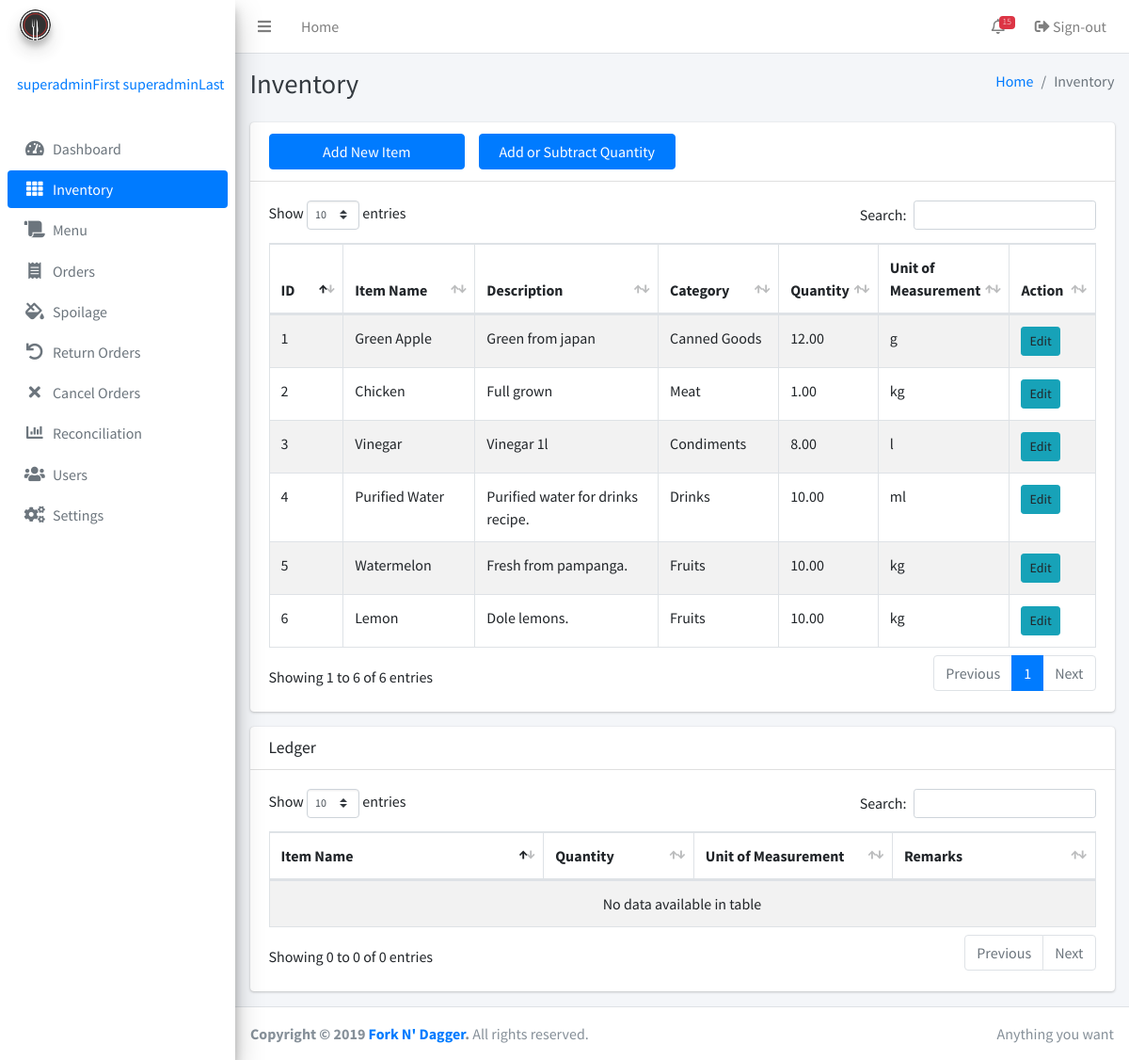
The page /inventory.php (signed in) on the database as committed earlier.
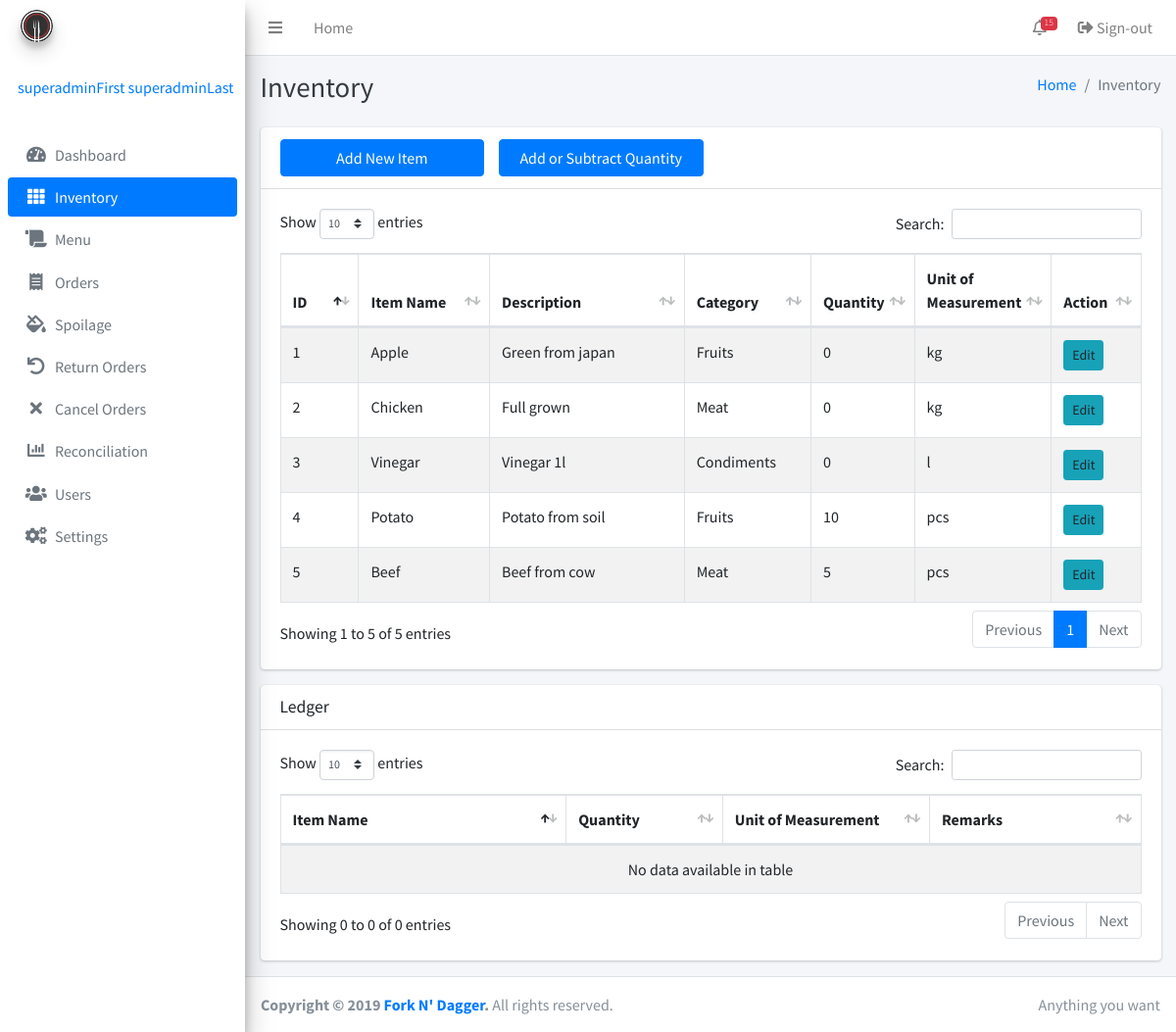
The same page on the database as committed later.
### tables this page shows
CREATE TABLE IF NOT EXISTS `inventory` (
  `id` bigint(255) NOT NULL AUTO_INCREMENT,
  `itemname` varchar(255) NOT NULL,
  `description` varchar(255) NOT NULL,
  `quantity` int(255) NOT NULL,
  `categoryID` int(255) DEFAULT NULL,
  `unitID` int(255) DEFAULT NULL,
  `timestamp` timestamp(6) NOT NULL,
  `adminID` int(255) NOT NULL,
  PRIMARY KEY (`id`)
);

CREATE TABLE IF NOT EXISTS `category` (
  `id` bigint(255) NOT NULL AUTO_INCREMENT,
  `categoryname` varchar(255) NOT NULL,
  PRIMARY KEY (`id`),
  UNIQUE KEY `categoryname` (`categoryname`)
);

CREATE TABLE IF NOT EXISTS `uom` (
  `id` bigint(255) NOT NULL AUTO_INCREMENT,
  `uomname` varchar(255) NOT NULL,
  PRIMARY KEY (`id`),
  UNIQUE KEY `name` (`uomname`)
);

### inc/session.php (called while the page is built, shortened)
<?php
	include 'inc/conn.php';;
	if(isset($_SESSION['admin'])){
		$query = $conn -> prepare("SELECT * FROM admins WHERE id = ? ");
		$query -> bind_param("s", $variable);
		$query -> execute();
		$result = $query->get_result();
		$user = mysqli_fetch_assoc($result);
		$role = $user['role'];
	}
	else{
		header('location: home.php');
		exit();
	}
?>

### inventory.php (the view, shortened to what this page needs)
<?php include 'inc/session.php'; ?>
<?php include 'inc/header.php'; ?>
<body class="hold-transition sidebar-mini">
<div class="wrapper">
<?php
include 'inc/navbar.php'; ?>
<div class="content-wrapper">
<?php if ($role == 'Super User'): ?>
    <div class="content-header">
      <div class="container-fluid">
        <div class="row mb-2">
          <div class="col-sm-6">
            <h1 class="m-0 text-dark">Inventory</h1>
          </div>
          <div class="col-sm-6">
            <ol class="breadcrumb float-sm-right">
              <li class="breadcrumb-item"><a href="#">Home</a></li>
              <li class="breadcrumb-item active">Inventory</li>
            </ol>
          </div>
        </div>
      </div>
    </div>
    <div class="content">
      <div class="container">
        <div class="row">
          <div class="col-12">
            <div class="card">
              <div class="card-header">
                <div class="row">
                  <div class="col-3">
                  <button type="button" class="btn btn-block btn-primary" data-toggle="modal" data-target="#item">Add New Item</button>
                  </div>
                  <div class="col-3">
                  <button type="button" class="btn btn-block btn-primary" data-toggle="modal" data-target="#quantity">Add or Subtract Quantity</button>
                  </div>
                </div>
              </div>
              <div class="card-body">
                <table class="table table-bordered table-striped display">
                  <thead>
                  <tr>
                    <th width="50">ID</th>
                    <th width="120">Item Name</th>
                    <th width="200">Description</th>
                    <th width="100">Category</th>
                    <th width="50">Quantity</th>
                    <th width="30">Unit of Measurement</th>
                    <th width="50">Action</th>
                  </tr>
                  </thead>
                  <tbody>
                  <?php
                  $result3 = mysqli_query($conn, "SELECT *, inventory.id as 'invID' FROM inventory left join category on inventory.categoryID = category.id left join uom on inventory.unitID = uom.id");
                  while ($row = mysqli_fetch_array($result3)) {
                        ?>
                  <tr>
                    <td><?php echo $row['invID'];?></td>
                    <td><?php echo ucwords($row['itemname']);?></td>
                    <td><?php echo ucfirst($row['description']);?></td>
                    <td><?php echo ucwords($row['categoryname']);?></td>
                    <td><?php echo $row['quantity'];?></td>
                    <td><?php echo strtolower($row['uomname']);?></td>
                    <td><a data-toggle="modal" data-target='#view<?php echo $row['invID']; ?>' class="btn btn-info btn-sm m-0">Edit</a></td>
                  </tr>
                  <?php   } ?>
                  </tbody>
                </table>
              </div>
            </div>
          </div>
        </div>
        <div class="row">
          <div class="col-12">
            <div class="card">
              <div class="card-header">
                <h3 class="card-title">Ledger</h3>
              </div>
              <div class="card-body">
                <table class="table table-bordered table-striped display">
                  <thead>
                  <tr>
                    <th width="150">Item Name</th>
                    <th width="30">Quantity</th>
                    <th width="30">Unit of Measurement</th>
                    <th width="100">Remarks</th>
                  </tr>
                  </thead>
                  <tbody>
                  </tbody>
                </table>
              </div>
            </div>
          </div>
        </div>
      </div>
    </div>
</div>
<?php else: ?>
  <?php include 'forbidden.php'; ?>
<?php endif ?>
  <?php include 'inc/footer.php'; ?>
</div>
</body>
</html>

Rows that differ between the two databases and show on the page:
removed inventory: id "6", itemname "Lemon", description "Dole lemons.", categoryID.categoryname "Fruits", quantity "10.00", uom.uomname "kg"
changed inventory "Green from japan": itemname "Green Apple" → "Apple"; categoryID.categoryname "Canned Goods" → "Fruits"; quantity "12.00" → "0"; uom.uomname "g" → "kg"
changed inventory "Chicken": quantity "1.00" → "0"
changed inventory "Vinegar": quantity "8.00" → "0"
changed inventory id 4: itemname "Purified Water" → "Potato"; description "Purified water for drinks recipe." → "Potato from soil"; categoryID.categoryname "Drinks" → "Fruits"; quantity "10.00" → "10"; uom.uomname "ml" → "pcs"
changed inventory id 5: itemname "Watermelon" → "Beef"; description "Fresh from pampanga." → "Beef from cow"; categoryID.categoryname "Fruits" → "Meat"; quantity "10.00" → "5"; uom.uomname "kg" → "pcs"
Other text that changed with them:
text written by a page script: "Show entries Search: Showing 1 to 6 of 6 entries Previous 1 Next" → "Show entries Search: Showing 1 to 5 of 5 entries Previous 1 Next"
